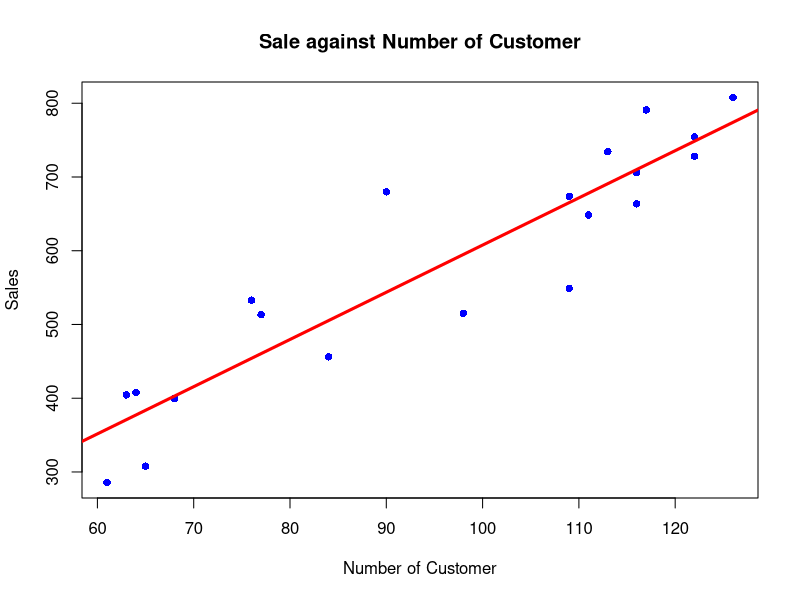
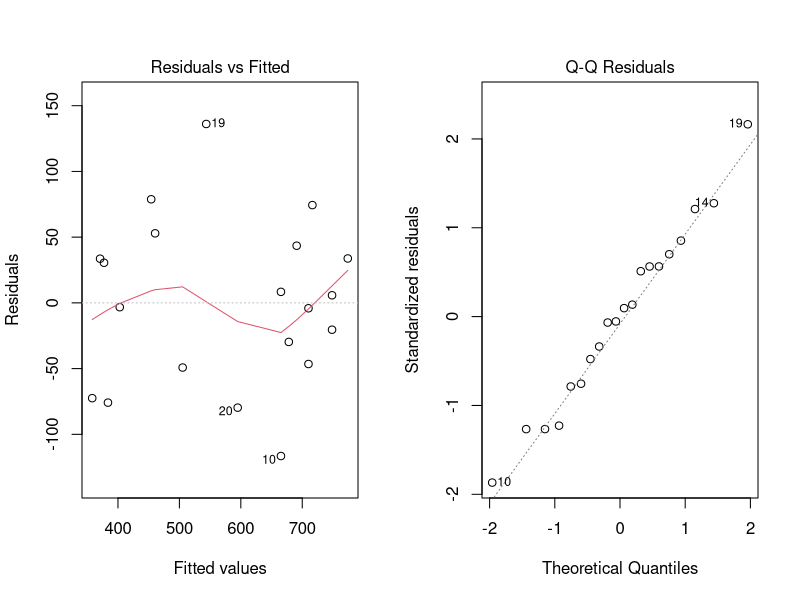

These charts were generated, in order, by the following R code:
setwd("C:/Users/Kim Seang CHY/Desktop/School Work/USB")


#Question 1
#Entering the sample data with y being the number of respondents, and n being the sample size
y <- c(520, 600) 
n <- c(800, 1000)


#Two-sided proportion test and produce a confidence level of 0.95
prop.test(y, n, alternative = "two.sided", correct = FALSE) 



#Question 2:
#Conducting a hypothesis testing for comparing variance and it 95% CI
x <- c(12.1, 12.2, 17.4, 13.1, 17.8, 19.8, 13, 10.8, 18.4, 16)
y <- c(20.1, 21.3, 20.4, 21.7, 20.3 ,19.5, 19.4, 19.9)
var.test(x, y, alternative = "two.sided")


#Question 3
coffee <- read.csv("coffee.csv") #Opening up data
customer <- coffee$customer # Redefining varible
sale <- coffee$sales #Redefining varible

#Fit the model
model1 <- lm(sales ~ customer, data = coffee) 

# Show result
summary(model1) 

#finding 95% confidence interval for regression coefficient
confint(model1)

customer_number <- data.frame(customer=100) # Data to use for prediction

#Calculating 95% confidence interval for 
predict(model1, newdata = customer_number, interval = "confidence")

#Calculating 95% prediction interval for 
predict(model1, newdata = customer_number, interval = "prediction")


#plotting data vs fitted model
plot(customer, sale , col = 'blue', pch =16, 
     main = "Sale against Number of Customer", xlab = "Number of Customer",
     ylab = "Sales")
abline(model1, col= "red", lwd='3')

#Plotting residual vs Fitted and plotting QQ plot of the residual
par(mfrow = c(1,2))
plot(model1, 1:2)


